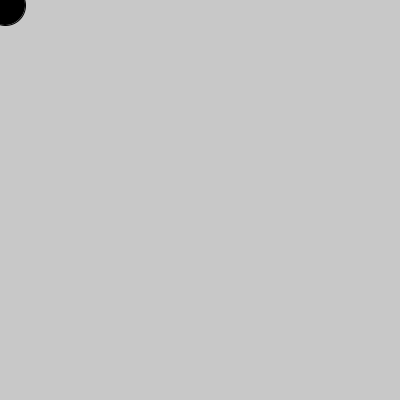
Frame 1 (no input)
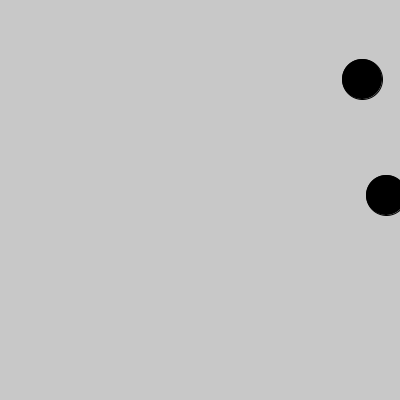
Frame 60 (the mouse pressed at the canvas centre just before this capture)
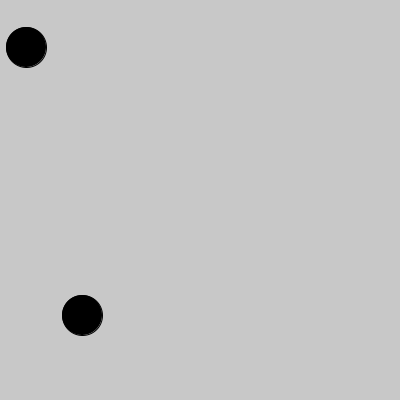
Frame 120 (the mouse held since frame 60 and released just before this capture)

The Processing sketch that drew these frames (run headless with seeded random() and noise(); from frame 60 on, the mouse is pressed at the canvas centre):

// Processing sketch: processing_42612
// ── processing_42612.pde

int x=0;
int speedX=2;
int y=0;
int speedy=3;
int x1=5;
int speedX1=1;
int y1=5;
int speedy1=2;
float d=20;
float d1=20;
int colour=0;
void setup () {
  size (400, 400);
  smooth();
}
void draw() {
  background(200);
  fill(colour);
  ellipse(x, y, 40, 40);
  ellipse(x1, y1, 40, 40);


  if (x>=width || x<0) {
    speedX= speedX*-1;
  }
  if (y>=height || y<0) {
    speedy= speedy*-1;
  }


  if (x1>=width || x1<0) {
    speedX1= speedX1*-1;
  }
  if (y1>=height || y1<0) {
    speedy1= speedy1*-1;
  }

 if (d1>20 && d1<30) {
    speedy1= speedy1*-2;
    speedX1= speedX1*-2;
  }
  
   if (d>20 && d<30) {
    speedy= speedy*-2;
    speedX= speedX*-2;
   }
   
  d=dist(mouseX, mouseY, x, y);
  d1=dist(mouseX, mouseY, x1, y1);

  x=x+speedX;
  y=y+speedy;

  x1=x1+speedX1;
  y1=y1+speedy1;
  
}
                
